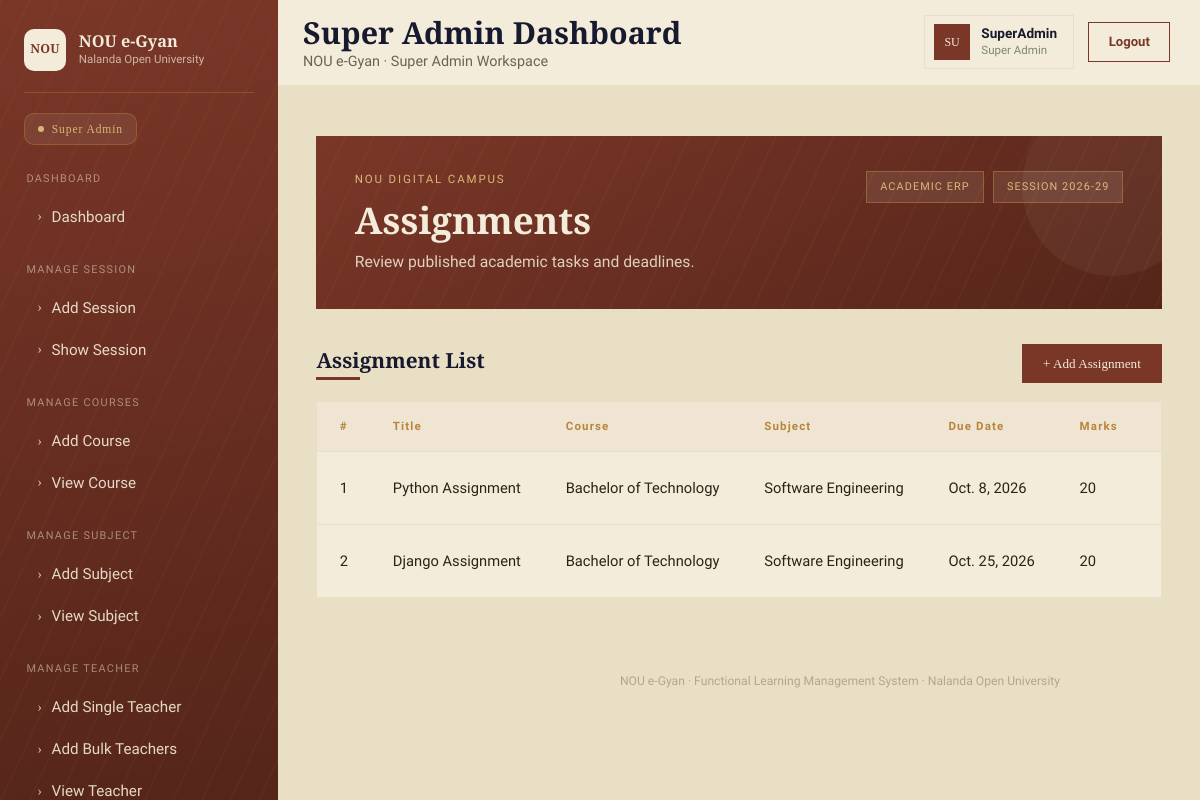
Page /superadmindash/view-task (signed in) on the committed database.
### myapp/models.py (models this page shows, shortened)
class AddTask(models.Model):
    id=models.IntegerField(primary_key=True,auto_created=True)
    title=models.CharField(max_length=50,unique=True)
    due_date=models.DateField()
    Dor_date=models.DateTimeField(null=True)
    course=models.CharField(max_length=50)
    subject=models.CharField(max_length=50)
    total_marks=models.IntegerField()
    attachment=models.FileField(upload_to='add_task',null=True)
    status=models.CharField(max_length=20)
    instruction=models.CharField(max_length=200)
    create_by=models.ForeignKey(
        User,
        on_delete=models.SET_NULL,null=True
    )

### myapp/views.py (the view)
# urls.py: path('superadmindash/view-task',views.view_task,name="view_task"),
@cache_control(no_cache=True,must_revalidate=True,no_store=True)
@login_required
def view_task(request):
    ab=AddTask.objects.all()
    return render(request, 'superadmin/view_task.html',{'ab':ab})

### myapp/templates/superadmin/view_task.html (shortened to what this page needs)
{% extends "superadmin/base.html" %}
{% block content %}
    <div class="main-content">
      <div class="hero">
        <div class="hero-top">
          <div>
            <div class="eyebrow">NOU DIGITAL CAMPUS</div>
            <h1>Assignments</h1>
            <div class="sub">
              Review published academic tasks and deadlines.
            </div>
          </div>
          <div class="hero-badges">
            <div class="hero-badge">ACADEMIC ERP</div>
            <div class="hero-badge">SESSION 2026-29</div>
          </div>
        </div>
      </div>
      <div class="list-head">
        <div>
          <h2>Assignment List</h2>
          <div class="title-rule"></div>
        </div>
        <button class="btn-add">+ Add Assignment</button>
      </div>
      <div class="table-card">
        <table class="text-nowrap">
          <thead>
            <tr>
              <th>#</th>
              <th>Title</th>
              <th>Course</th>
              <th>Subject</th>
              <th>Due Date</th>
              <th>Marks</th>
              <th>Created By</th>
            </tr>
          </thead>
          <tbody>
            {% for i in ab %}
            <tr>
              <td>{{i.id}}</td>
              <td>{{i.title}}</td>
              <td>{{i.course}}</td>
              <td>{{i.subject}}</td>
              <td>{{i.due_date}}</td>
              <td>{{i.total_marks}}</td>
              <td>{{i.create_by}}</td>
            </tr>
            {% endfor %}
          </tbody>
        </table>
      </div>
    </div>
{% endblock content %}

### myapp/static/css/style.css (style rules this page uses)
:root { --ink: #171a2e; --ink-soft: #262b48; --brick: #7a3728; --brick-deep: #55251a; --parchment: #f3ecda; --parchment-2: #e9dfc5; --brass: #b8863b; --brass-soft: #d8b876; --sage: #7c8a6e; --ink-text: #2a2418; --font-display: "Cinzel", serif; --font-body: "Work Sans", sans-serif; --sidebar-w: 278px; }
* { box-sizing: border-box; }
body { background: var(--parchment-2); font-family: var(--font-body); color: var(--ink-text); min-height: 100vh; }

### myapp/templates/superadmin/view_task.html (style rules this page uses)
:root { --ink: #171a2e; --brick: #7a3728; --brick-deep: #55251a; --parchment: #f3ecda; --parchment-2: #e9dfc5; --brass: #b8863b; --brass-soft: #d8b876; --sage: #7c8a6e; --ink-text: #2a2418; --font-display: "Cinzel", serif; --font-body: "Work Sans", sans-serif; }
* { box-sizing: border-box; }
body { background: var(--parchment-2); font-family: var(--font-body); color: var(--ink-text); }
.main-content { margin-left: 278px; padding: 2.2rem 2.4rem 3rem; }
.hero { background: repeating-linear-gradient( 115deg, rgba(184, 134, 59, 0.06) 0 2px, transparent 2px 26px ), linear-gradient(150deg, var(--brick) 0%, var(--brick-deep) 100%); color: var(--parchment); padding: 2.2rem 2.4rem; position: relative; overflow: hidden; margin-bottom: 2.2rem; }
.hero::after { content: ""; position: absolute; right: -40px; top: -40px; width: 180px; height: 180px; border-radius: 50%; background: rgba(243, 236, 218, 0.05); }
.hero-top { display: flex; align-items: flex-start; justify-content: space-between; gap: 1rem; flex-wrap: wrap; }
.hero-badges { display: flex; gap: 0.6rem; flex-wrap: wrap; }
.hero-badge { background: rgba(243, 236, 218, 0.1); border: 1px solid rgba(184, 134, 59, 0.5); color: var(--brass-soft); font-size: 0.68rem; letter-spacing: 0.1em; padding: 0.4rem 0.8rem; white-space: nowrap; }
.hero .eyebrow { font-size: 0.72rem; letter-spacing: 0.16em; color: var(--brass-soft); margin-bottom: 0.6rem; }
.hero h1 { font-family: var(--font-display); font-weight: 700; font-size: 2.3rem; margin-bottom: 0.5rem; }
.hero .sub { font-size: 0.98rem; color: rgba(243, 236, 218, 0.85); max-width: 48ch; }
.form-card h2, .list-head h2 { font-family: var(--font-display); font-size: 1.3rem; font-weight: 600; color: var(--ink); margin-bottom: 0.25rem; }
.title-rule { width: 44px; height: 3px; background: var(--brick); margin-bottom: 1.8rem; }
.btn-add { background: var(--brick); color: var(--parchment); font-family: var(--font-display); font-size: 0.82rem; padding: 0.6rem 1.3rem; border: none; white-space: nowrap; transition: background 0.2s ease, transform 0.15s ease; }
.list-head { display: flex; align-items: center; justify-content: space-between; margin-bottom: 1.1rem; }
.list-head .title-rule { margin-bottom: 0; }
.table-card { background: var(--parchment); border: 1px solid var(--parchment-2); overflow-x: auto; }
.table-card table { width: 100%; border-collapse: collapse; min-width: 720px; }
.table-card thead th { font-size: 0.72rem; letter-spacing: 0.1em; color: var(--brass); text-align: left; padding: 1rem 1.4rem; border-bottom: 1.5px solid var(--parchment-2); background: rgba(122, 55, 40, 0.04); white-space: nowrap; }
.table-card tbody td { padding: 1.05rem 1.4rem; font-size: 0.92rem; color: var(--ink-text); border-bottom: 1px solid var(--parchment-2); }
.table-card tbody tr:last-child td { border-bottom: none; }

### rows in the picture
AddTask: id "1", title "Python Assignment", course "Bachelor of Technology", subject "Software Engineering", due_date "Oct. 8, 2026", total_marks "20"
AddTask: id "2", title "Django Assignment", course "Bachelor of Technology", subject "Software Engineering", due_date "Oct. 25, 2026", total_marks "20"

### other values in the picture
{{ page_title|default:"Super Admin Dashboard" }} "Super Admin Dashboard"
